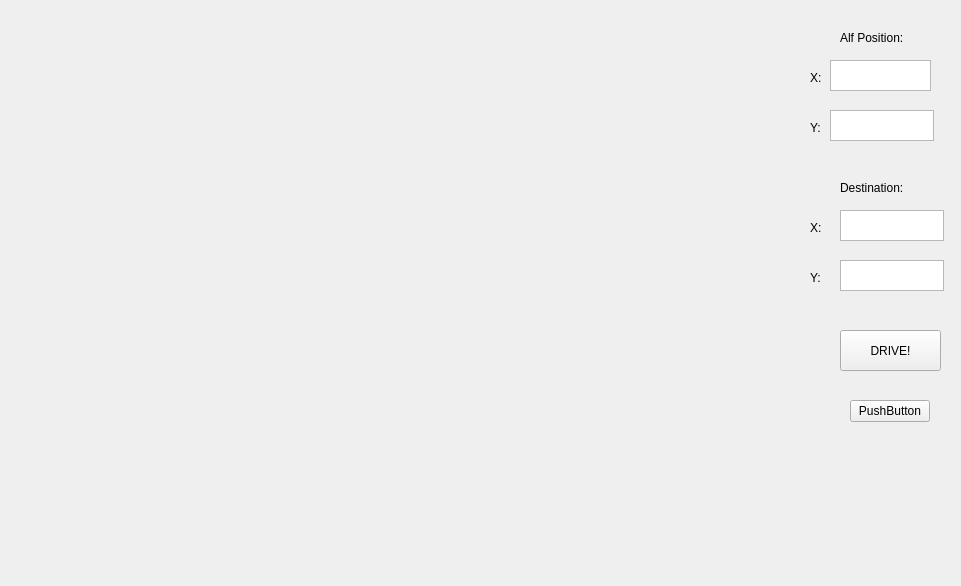
<?xml version="1.0" encoding="UTF-8"?>
<ui version="4.0">
 <class>map</class>
 <widget class="QWidget" name="map">
  <property name="enabled">
   <bool>true</bool>
  </property>
  <property name="geometry">
   <rect>
    <x>0</x>
    <y>0</y>
    <width>961</width>
    <height>586</height>
   </rect>
  </property>
  <property name="windowTitle">
   <string>Map</string>
  </property>
  <widget class="QTextEdit" name="textEdit">
   <property name="geometry">
    <rect>
     <x>830</x>
     <y>60</y>
     <width>101</width>
     <height>31</height>
    </rect>
   </property>
  </widget>
  <widget class="QTextEdit" name="textEdit_2">
   <property name="geometry">
    <rect>
     <x>830</x>
     <y>110</y>
     <width>104</width>
     <height>31</height>
    </rect>
   </property>
  </widget>
  <widget class="QLabel" name="label">
   <property name="geometry">
    <rect>
     <x>840</x>
     <y>30</y>
     <width>91</width>
     <height>16</height>
    </rect>
   </property>
   <property name="text">
    <string>Alf Position:</string>
   </property>
  </widget>
  <widget class="QLabel" name="label_2">
   <property name="geometry">
    <rect>
     <x>840</x>
     <y>180</y>
     <width>81</width>
     <height>16</height>
    </rect>
   </property>
   <property name="text">
    <string>Destination:</string>
   </property>
  </widget>
  <widget class="QLabel" name="label_3">
   <property name="geometry">
    <rect>
     <x>810</x>
     <y>70</y>
     <width>16</width>
     <height>16</height>
    </rect>
   </property>
   <property name="text">
    <string>X:</string>
   </property>
  </widget>
  <widget class="QLabel" name="label_4">
   <property name="geometry">
    <rect>
     <x>810</x>
     <y>120</y>
     <width>21</width>
     <height>16</height>
    </rect>
   </property>
   <property name="text">
    <string>Y:</string>
   </property>
  </widget>
  <widget class="QTextEdit" name="textEdit_3">
   <property name="geometry">
    <rect>
     <x>840</x>
     <y>210</y>
     <width>104</width>
     <height>31</height>
    </rect>
   </property>
  </widget>
  <widget class="QTextEdit" name="textEdit_4">
   <property name="geometry">
    <rect>
     <x>840</x>
     <y>260</y>
     <width>104</width>
     <height>31</height>
    </rect>
   </property>
  </widget>
  <widget class="QLabel" name="label_5">
   <property name="geometry">
    <rect>
     <x>810</x>
     <y>220</y>
     <width>21</width>
     <height>16</height>
    </rect>
   </property>
   <property name="text">
    <string>X:</string>
   </property>
  </widget>
  <widget class="QLabel" name="label_6">
   <property name="geometry">
    <rect>
     <x>810</x>
     <y>270</y>
     <width>21</width>
     <height>16</height>
    </rect>
   </property>
   <property name="text">
    <string>Y:</string>
   </property>
  </widget>
  <widget class="QPushButton" name="pushButton">
   <property name="geometry">
    <rect>
     <x>840</x>
     <y>330</y>
     <width>101</width>
     <height>41</height>
    </rect>
   </property>
   <property name="text">
    <string>DRIVE!</string>
   </property>
  </widget>
  <widget class="ClickableLabel" name="label_map">
   <property name="enabled">
    <bool>true</bool>
   </property>
   <property name="geometry">
    <rect>
     <x>10</x>
     <y>10</y>
     <width>781</width>
     <height>561</height>
    </rect>
   </property>
   <property name="cursor">
    <cursorShape>PointingHandCursor</cursorShape>
   </property>
   <property name="mouseTracking">
    <bool>false</bool>
   </property>
   <property name="contextMenuPolicy">
    <enum>Qt::CustomContextMenu</enum>
   </property>
   <property name="text">
    <string/>
   </property>
   <property name="pixmap">
    <pixmap>../../../../../Dokumente/BreezySLAM-master/examples/exp2.pgm</pixmap>
   </property>
   <property name="scaledContents">
    <bool>true</bool>
   </property>
  </widget>
  <widget class="QPushButton" name="pushButton_2">
   <property name="geometry">
    <rect>
     <x>850</x>
     <y>400</y>
     <width>80</width>
     <height>22</height>
    </rect>
   </property>
   <property name="text">
    <string>PushButton</string>
   </property>
  </widget>
  <widget class="QLabel" name="label_alf">
   <property name="geometry">
    <rect>
     <x>150</x>
     <y>300</y>
     <width>41</width>
     <height>31</height>
    </rect>
   </property>
   <property name="text">
    <string/>
   </property>
   <property name="pixmap">
    <pixmap>../../../../../Downloads/auto.png</pixmap>
   </property>
   <property name="scaledContents">
    <bool>true</bool>
   </property>
  </widget>
  <widget class="QLabel" name="label_destination">
   <property name="geometry">
    <rect>
     <x>440</x>
     <y>280</y>
     <width>71</width>
     <height>51</height>
    </rect>
   </property>
   <property name="text">
    <string/>
   </property>
   <property name="pixmap">
    <pixmap>../../../../../Downloads/fahne3.png</pixmap>
   </property>
   <property name="scaledContents">
    <bool>true</bool>
   </property>
  </widget>
 </widget>
 <customwidgets>
  <customwidget>
   <class>ClickableLabel</class>
   <extends>QLabel</extends>
   <header>clickablelabel.h</header>
  </customwidget>
 </customwidgets>
 <resources/>
 <connections/>
</ui>
